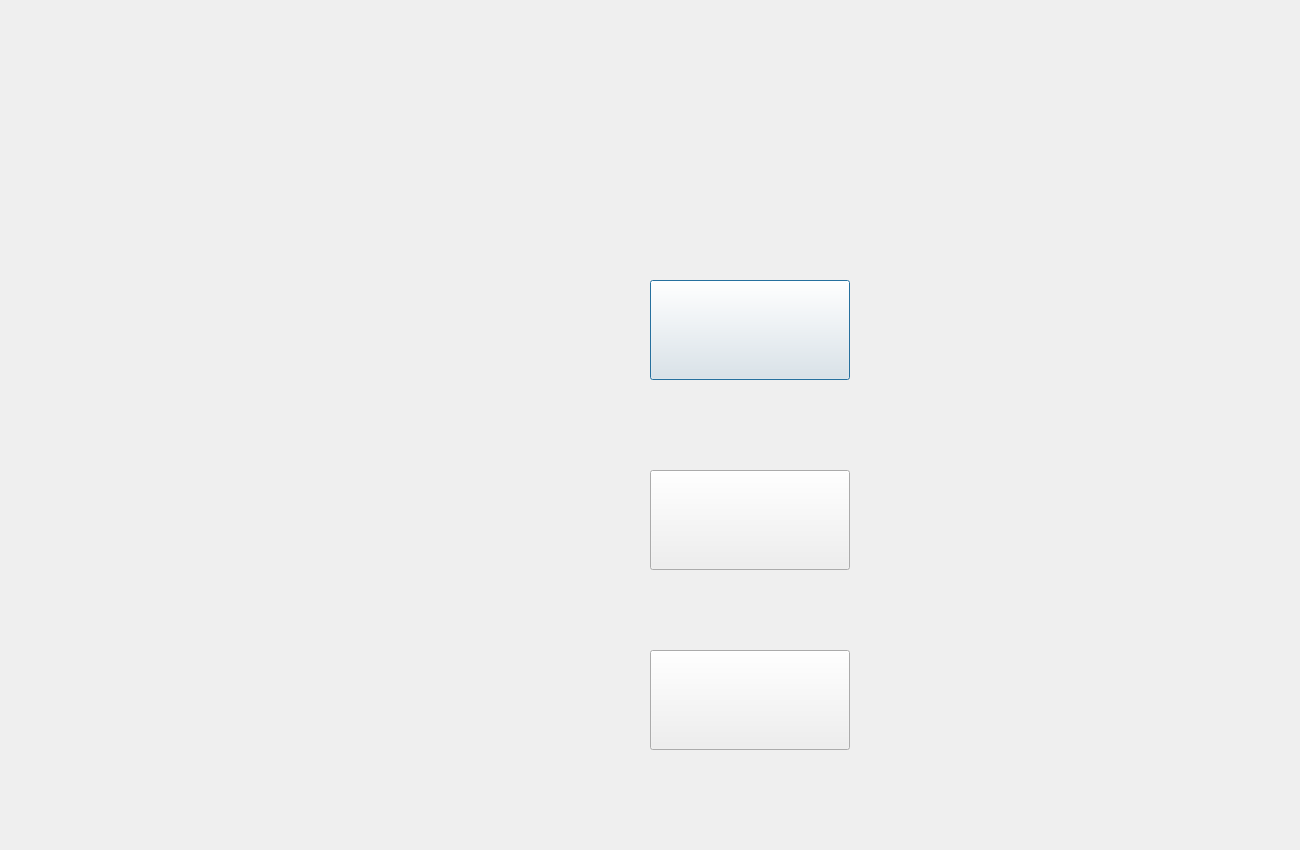
<?xml version="1.0" encoding="UTF-8"?>
<ui version="4.0">
 <class>Dialog</class>
 <widget class="QDialog" name="Dialog">
  <property name="geometry">
   <rect>
    <x>0</x>
    <y>0</y>
    <width>1300</width>
    <height>850</height>
   </rect>
  </property>
  <property name="windowTitle">
   <string>Main</string>
  </property>
  <widget class="QPushButton" name="pushButton">
   <property name="geometry">
    <rect>
     <x>650</x>
     <y>280</y>
     <width>200</width>
     <height>100</height>
    </rect>
   </property>
   <property name="text">
    <string/>
   </property>
  </widget>
  <widget class="QPushButton" name="pushButton_stroke">
   <property name="geometry">
    <rect>
     <x>650</x>
     <y>470</y>
     <width>200</width>
     <height>100</height>
    </rect>
   </property>
   <property name="text">
    <string/>
   </property>
  </widget>
  <widget class="QPushButton" name="pushButton_song">
   <property name="geometry">
    <rect>
     <x>650</x>
     <y>650</y>
     <width>200</width>
     <height>100</height>
    </rect>
   </property>
   <property name="text">
    <string/>
   </property>
  </widget>
 </widget>
 <resources/>
 <connections>
  <connection>
   <sender>pushButton</sender>
   <signal>clicked()</signal>
   <receiver>Dialog</receiver>
   <slot>go()</slot>
   <hints>
    <hint type="sourcelabel">
     <x>581</x>
     <y>291</y>
    </hint>
    <hint type="destinationlabel">
     <x>434</x>
     <y>318</y>
    </hint>
   </hints>
  </connection>
  <connection>
   <sender>pushButton_stroke</sender>
   <signal>clicked()</signal>
   <receiver>Dialog</receiver>
   <slot>openStrokeWindow()</slot>
   <hints>
    <hint type="sourcelabel">
     <x>684</x>
     <y>517</y>
    </hint>
    <hint type="destinationlabel">
     <x>970</x>
     <y>507</y>
    </hint>
   </hints>
  </connection>
  <connection>
   <sender>pushButton_song</sender>
   <signal>clicked()</signal>
   <receiver>Dialog</receiver>
   <slot>openSongWindow()</slot>
   <hints>
    <hint type="sourcelabel">
     <x>644</x>
     <y>692</y>
    </hint>
    <hint type="destinationlabel">
     <x>905</x>
     <y>704</y>
    </hint>
   </hints>
  </connection>
 </connections>
 <slots>
  <slot>go()</slot>
  <slot>openStrokeWindow()</slot>
  <slot>openSongWindow()</slot>
 </slots>
</ui>
